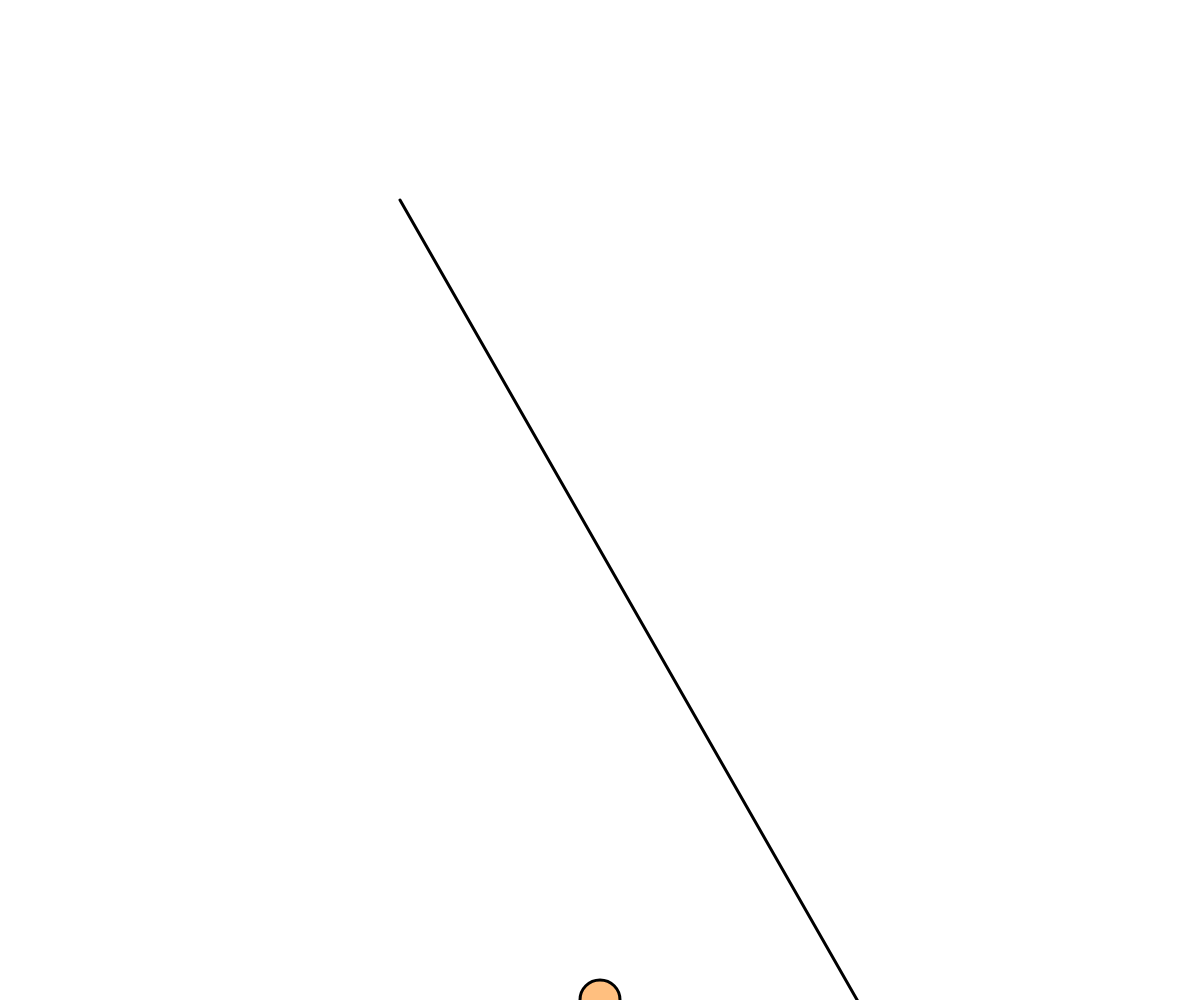
Frame 1 (no input)
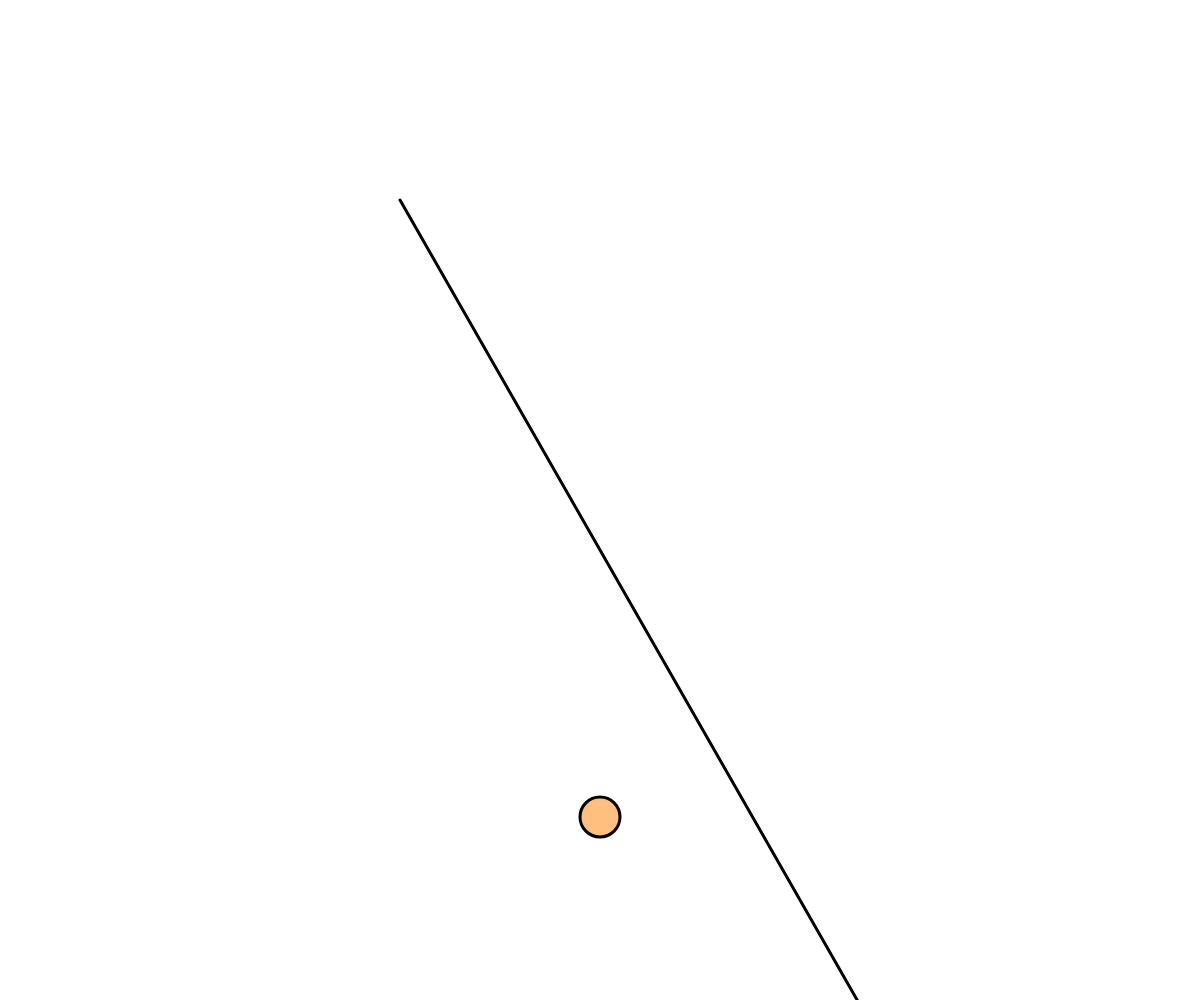
Frame 60 (no input)
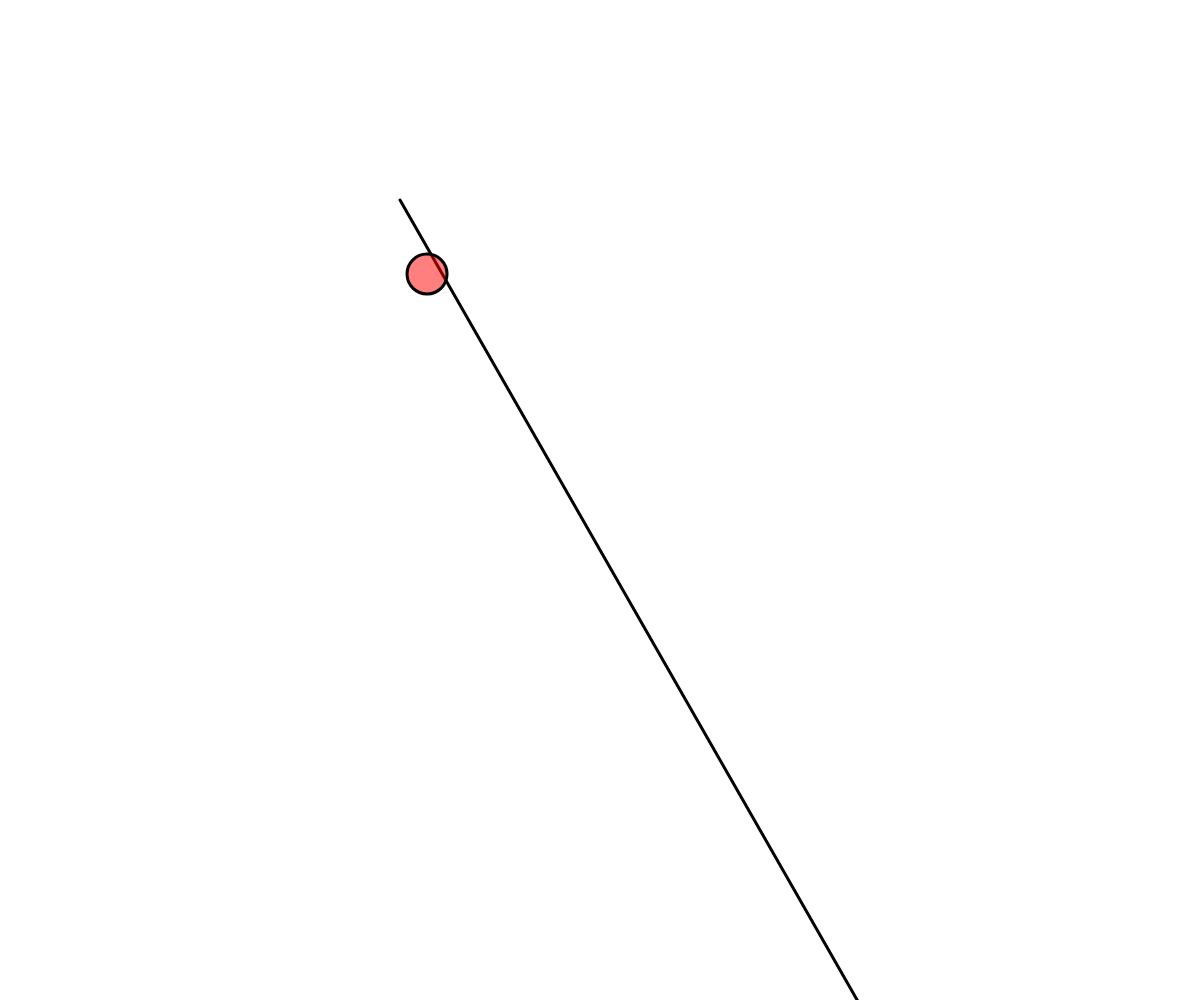
Frame 120 (the mouse pressed at the canvas centre since frame 60)

The p5.js sketch that drew these frames (run headless with seeded random() and noise() and a simulated clock; from frame 60 on, the mouse is pressed at the canvas centre):

// p5.js sketch
// ── sketch.js
// Project Title
// Your Name
// Date
//
// Extra for Experts:
// - describe what you did to take this project "above and beyond"

let x1, x2, y1, y2;
let rad;

let p;
let pv;

function setup() {
  createCanvas(windowWidth, windowHeight);

  x2 = 400;
  y2 = 200;
  x1 = 2000;
  y1 = 3000;

  p = createVector(width/2, height);
  pv = createVector(0, 0);

  rad = 20;

}

function draw() {
  background(255);
  stroke(0);
  strokeWeight(3);
  line(x1, y1, x2, y2);

  let tv = pv.y;
  pv.y -= 0.1;
  p.add(pv);

  if (circleLineInstersect(createVector(x1, y1), createVector(x2, y2), p, rad)) {
    fill(255, 0, 0, 128);
    let n = createVector(abs(y1-y2), -abs(x1-x2)).normalize();
    pv.sub(pv.dot(n));
  } else {
    fill(255, 128, 0, 128);
  }
  
  print(pv.y - tv);
  ellipse(p.x, p.y, rad*2, rad*2);  
}

function circleLineInstersect(l1, l2, point, r) {
  let A = point.x - l1.x;
  let B = point.y - l1.y;
  let C = x2 - l1.x;
  let D = y2 - l1.y;

  let dot = A*C + B*D;
  let lengthSquared = C*C + D*D;

  let p = dot / lengthSquared;

  let tx, ty;

  if (p < 0) {
    tx = l1.x;
    ty = l1.y;
  } else if (p > 1) {
    tx = l2.x;
    ty = l2.y;
  } else {
    tx = l1.x + p*C;
    ty = l1.y + p*D;
  }

  let dx = point.x - tx;
  let dy = point.y - ty;
  return (dx*dx + dy*dy) <= (r*r);
}
